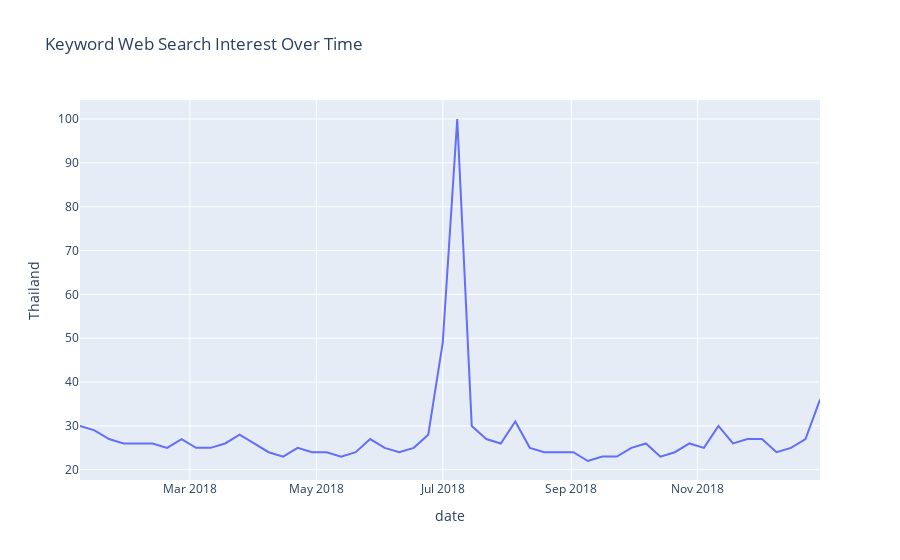

Notebook source saved alongside this figure:
### Code cell
# fig = px.line(data2, x='date', y='Thailand', title='Keyword Web Search Interest Over Time')
# fig.show()

### Figure 1 — Plotly figure (JSON) as saved in the notebook; plotly's stock layout.template omitted (floating-point values rounded to 4 significant figures)
{"data": [{"hovertemplate": "date=%{x}<br>Thailand=%{y}<extra></extra>", "legendgroup": "", "line": {"color": "#636efa", "dash": "solid"}, "marker": {"symbol": "circle"}, "mode": "lines", "name": "", "orientation": "v", "showlegend": false, "type": "scatter", "x": ["2018-01-07T00:00:00", "2018-01-14T00:00:00", "2018-01-21T00:00:00", "2018-01-28T00:00:00", "2018-02-04T00:00:00", "2018-02-11T00:00:00", "2018-02-18T00:00:00", "2018-02-25T00:00:00", "2018-03-04T00:00:00", "2018-03-11T00:00:00", "2018-03-18T00:00:00", "2018-03-25T00:00:00", "2018-04-01T00:00:00", "2018-04-08T00:00:00", "2018-04-15T00:00:00", "2018-04-22T00:00:00", "2018-04-29T00:00:00", "2018-05-06T00:00:00", "2018-05-13T00:00:00", "2018-05-20T00:00:00", "2018-05-27T00:00:00", "2018-06-03T00:00:00", "2018-06-10T00:00:00", "2018-06-17T00:00:00", "2018-06-24T00:00:00", "2018-07-01T00:00:00", "2018-07-08T00:00:00", "2018-07-15T00:00:00", "2018-07-22T00:00:00", "2018-07-29T00:00:00", "2018-08-05T00:00:00", "2018-08-12T00:00:00", "2018-08-19T00:00:00", "2018-08-26T00:00:00", "2018-09-02T00:00:00", "2018-09-09T00:00:00", "2018-09-16T00:00:00", "2018-09-23T00:00:00", "2018-09-30T00:00:00", "2018-10-07T00:00:00", "2018-10-14T00:00:00", "2018-10-21T00:00:00", "2018-10-28T00:00:00", "2018-11-04T00:00:00", "2018-11-11T00:00:00", "2018-11-18T00:00:00", "2018-11-25T00:00:00", "2018-12-02T00:00:00", "2018-12-09T00:00:00", "2018-12-16T00:00:00", "2018-12-23T00:00:00", "2018-12-30T00:00:00"], "xaxis": "x", "y": [30, 29, 27, 26, 26, 26, 25, 27, 25, 25, 26, 28, 26, 24, 23, 25, 24, 24, 23, 24, 27, 25, 24, 25, 28, 49, 100, 30, 27, 26, 31, 25, 24, 24, 24, 22, 23, 23, 25, 26, 23, 24, 26, 25, 30, 26, 27, 27, 24, 25, 27, 36], "yaxis": "y"}], "layout": {"legend": {"tracegroupgap": 0}, "title": {"text": "Keyword Web Search Interest Over Time"}, "xaxis": {"anchor": "y", "domain": [0, 1], "title": {"text": "date"}}, "yaxis": {"anchor": "x", "domain": [0, 1], "title": {"text": "Thailand"}}}}
